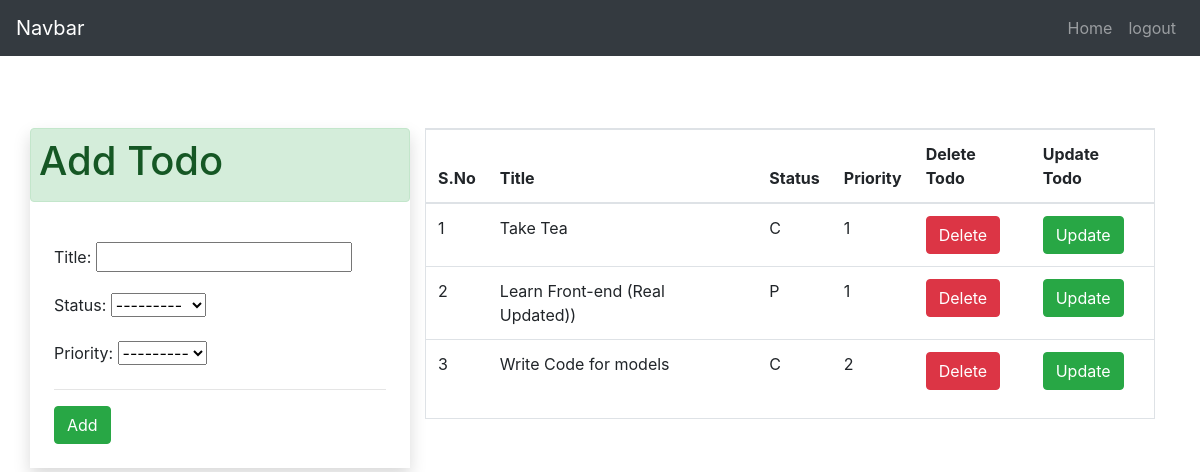
Screenshot of / (signed in) with the database file from the repository.
### app/models.py (models this page shows, shortened)
class TODO (models.Model):
    status_choices=[
        ("Completed","Complete"),
        ("Pending","Pending"),
    ]
    priority_choices=[
        ("1","1"),
        ("2","2"),
        ("3","3"),
        ("4","4"),
        ("5","5"),
    ]
    title=models.CharField(max_length=50)
    status=models.CharField(max_length=50, choices=status_choices)
    user=models.ForeignKey(User, on_delete=models.CASCADE)
    date=models.DateTimeField(auto_now_add=True)
    priority=models.CharField(max_length=50, choices=priority_choices)

### app/views.py (the view)
# urls.py: 2. Add a URL to urlpatterns:  path('', views.home, name='home')
@login_required(login_url="signin")
def home (request):
    if request.user.is_authenticated:
        user=request.user
        tasks=TODO.objects.filter(user=user).order_by("priority")
        form=TodoForm()
        data={
            "form":form,
            "tasks":tasks
        }
        return render(request,"home.html",data)

### app/forms.py
class TodoForm (ModelForm):
    class Meta:
        model=TODO
        fields =("title","status","priority")

### app/templates/home.html (shortened to what this page needs)
{% extends "base.html" %}
    {% block content %}
    <div class="container pt-4">
        <div class="row mt-5 p-0">
            <div class="col-lg-4 mx-auto shadow p-0">
                <div class="alert alert-success p-2" >
                    <h1>Add Todo</h1>
                </div>
                <div class="p-4">
                    <form action="{% url 'add_todo' %}" method="POST">
                        {{form.as_p}}
                        <hr>
                        <input type="submit" class="btn btn-success" value="Add">
                    </form>
                </div>
            </div>
            <div class="col">
                <div class="border">
                    {% if tasks|length == 0 %}
                    <div class="alert alert-success">
                        <h1>No Todo Added</h1>
                    </div>
                    {% else %}
                    <table class="table">
                        <thead>
                            <tr>
                                <th>S.No</th>
                                <th>Title</th>
                                <th>Status</th>
                                <th>Priority</th>
                                <th>Delete Todo</th>
                                <th>Update Todo</th>
                            </tr>
                        </thead>
                        <tbody>
                            {% for task in tasks %}
                            <tr>
                                <td>{{forloop.counter}}</td>
                                <td>{{task.title}}</td>
                                <td>{{task.status}}</td>
                                <td>{{task.priority}}</td>
                                <td><a class="btn btn-danger" href="/delete_todo/{{task.id}}" >Delete</a></td>
                                <td><a class="btn btn-success" href="{% url 'update' task.id %}">Update</a></td>
                            </tr>
                            {% endfor %}
                        </tbody>
                    </table>
                    {% endif %}
                </div>
            </div>
        </div>
    </div>
    {% endblock  %}

### rows the page displays
TODO: title "Take Tea", status "C", priority "1"
TODO: title "Learn Front-end (Real Updated))", status "P", priority "1"
TODO: title "Write Code for models", status "C", priority "2"
